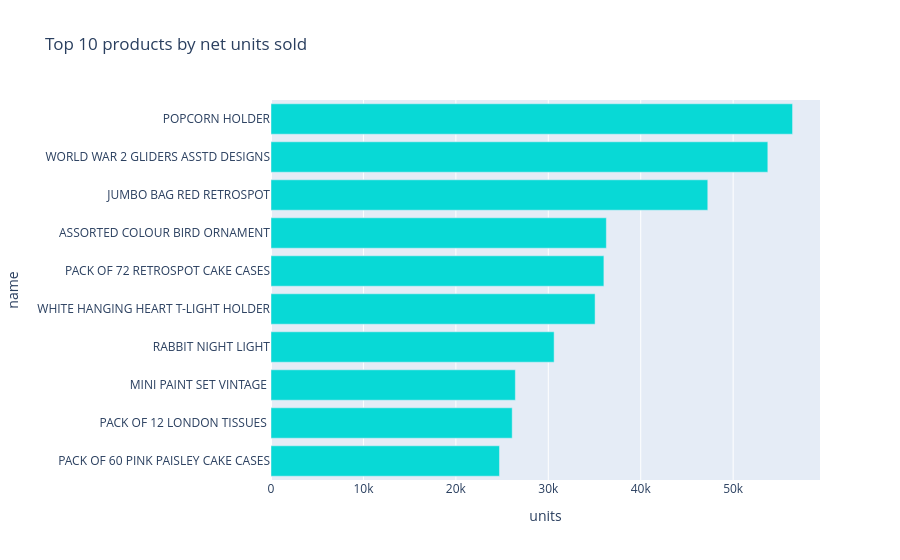
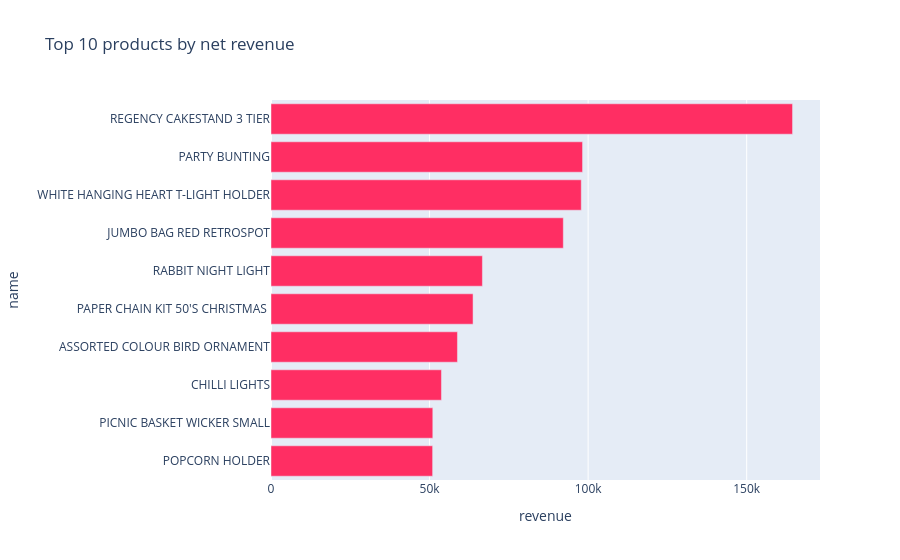

Notebook code for these charts, in order:
### Markdown cell above
### 6.1 Products: which generate the most units and the most revenue?
**Business intent:** separate products that *move* from products that *earn*.

### Code cell
# Products: units vs revenue
name_of = sales.dropna(subset=["Description"]).groupby("StockCode")["Description"].agg(lambda s: s.mode().iloc[0])

prod = sales.groupby("StockCode").agg(
    units=("Quantity", "sum"),
    revenue=("TotalLineRevenue", "sum"),
    n_invoices=("InvoiceNo", "nunique"),
)
prod["name"] = name_of

top_units = prod.nlargest(10, "units").iloc[::-1]
top_rev   = prod.nlargest(10, "revenue").iloc[::-1]

fig = px.bar(top_units, x="units", y="name", orientation="h", hover_data=["revenue", "n_invoices"],
             title="Top 10 products by net units sold", color_discrete_sequence=["#08D9D6"])
fig.show()

fig = px.bar(top_rev, x="revenue", y="name", orientation="h", hover_data=["units", "n_invoices"],
             title="Top 10 products by net revenue", color_discrete_sequence=["#FF2E63"])
fig.show()

both = set(top_units.index) & set(top_rev.index)
print("Products in BOTH top-10 lists:", len(both))

### Figure 1 — Plotly figure (JSON) as saved in the notebook; plotly's stock layout.template omitted (floating-point values rounded to 4 significant figures)
{"data": [{"customdata": [[12170.0, 875.0], [7968.0, 514.0], [16810.0, 390.0], [66660.0, 1009.0], [97840.0, 2240.0], [21050.0, 1334.0], [58790.0, 1467.0], [92180.0, 2132.0], [13560.0, 540.0], [50970.0, 1442.0]], "hovertemplate": "units=%{x}<br>name=%{y}<br>revenue=%{customdata[0]}<br>n_invoices=%{customdata[1]}<extra></extra>", "legendgroup": "", "marker": {"color": "#08D9D6", "pattern": {"shape": ""}}, "name": "", "orientation": "h", "showlegend": false, "textposition": "auto", "type": "bar", "x": [24719, 26095, 26437, 30631, 35063, 36016, 36282, 47256, 53751, 56427], "xaxis": "x", "y": ["PACK OF 60 PINK PAISLEY CAKE CASES", "PACK OF 12 LONDON TISSUES ", "MINI PAINT SET VINTAGE ", "RABBIT NIGHT LIGHT", "WHITE HANGING HEART T-LIGHT HOLDER", "PACK OF 72 RETROSPOT CAKE CASES", "ASSORTED COLOUR BIRD ORNAMENT", "JUMBO BAG RED RETROSPOT", "WORLD WAR 2 GLIDERS ASSTD DESIGNS", "POPCORN HOLDER"], "yaxis": "y"}], "layout": {"barmode": "relative", "legend": {"tracegroupgap": 0}, "title": {"text": "Top 10 products by net units sold"}, "xaxis": {"anchor": "y", "domain": [0.0, 1.0], "title": {"text": "units"}}, "yaxis": {"anchor": "x", "domain": [0.0, 1.0], "title": {"text": "name"}}}}

### Figure 2 — Plotly figure (JSON) as saved in the notebook; plotly's stock layout.template omitted (floating-point values rounded to 4 significant figures)
{"data": [{"customdata": [[56427, 1442], [1862, 472], [10222, 667], [36282, 1467], [18876, 1170], [30631, 1009], [47256, 2132], [35063, 2240], [18006, 1705], [12996, 2168]], "hovertemplate": "revenue=%{x}<br>name=%{y}<br>units=%{customdata[0]}<br>n_invoices=%{customdata[1]}<extra></extra>", "legendgroup": "", "marker": {"color": "#FF2E63", "pattern": {"shape": ""}}, "name": "", "orientation": "h", "showlegend": false, "textposition": "auto", "type": "bar", "x": [50970.0, 51020.0, 53750.0, 58790.0, 63720.0, 66660.0, 92180.0, 97840.0, 98240.0, 164500.0], "xaxis": "x", "y": ["POPCORN HOLDER", "PICNIC BASKET WICKER SMALL", "CHILLI LIGHTS", "ASSORTED COLOUR BIRD ORNAMENT", "PAPER CHAIN KIT 50'S CHRISTMAS ", "RABBIT NIGHT LIGHT", "JUMBO BAG RED RETROSPOT", "WHITE HANGING HEART T-LIGHT HOLDER", "PARTY BUNTING", "REGENCY CAKESTAND 3 TIER"], "yaxis": "y"}], "layout": {"barmode": "relative", "legend": {"tracegroupgap": 0}, "title": {"text": "Top 10 products by net revenue"}, "xaxis": {"anchor": "y", "domain": [0.0, 1.0], "title": {"text": "revenue"}}, "yaxis": {"anchor": "x", "domain": [0.0, 1.0], "title": {"text": "name"}}}}
